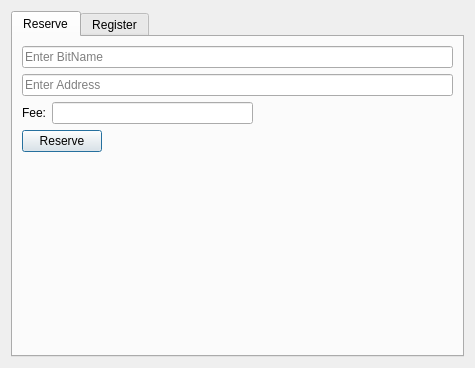
<?xml version="1.0" encoding="UTF-8"?>
<ui version="4.0">
 <class>RegisterBitNameDialog</class>
 <widget class="QDialog" name="RegisterBitNameDialog">
  <property name="geometry">
   <rect>
    <x>0</x>
    <y>0</y>
    <width>475</width>
    <height>368</height>
   </rect>
  </property>
  <property name="windowTitle">
   <string>Register BitName</string>
  </property>
  <layout class="QVBoxLayout" name="verticalLayout">
   <item>
    <widget class="QTabWidget" name="tabWidget">
     <property name="currentIndex">
      <number>0</number>
     </property>
     <widget class="QWidget" name="tab">
      <attribute name="title">
       <string>Reserve</string>
      </attribute>
      <layout class="QVBoxLayout" name="verticalLayout_2">
       <item>
        <widget class="QLineEdit" name="lineEditReserveName">
         <property name="placeholderText">
          <string>Enter BitName</string>
         </property>
        </widget>
       </item>
       <item>
        <widget class="QLineEdit" name="lineEditReserveAddress">
         <property name="placeholderText">
          <string>Enter Address</string>
         </property>
        </widget>
       </item>
       <item>
        <layout class="QHBoxLayout" name="horizontalLayout">
         <property name="bottomMargin">
          <number>0</number>
         </property>
         <item>
          <widget class="QLabel" name="label">
           <property name="text">
            <string>Fee:</string>
           </property>
          </widget>
         </item>
         <item>
          <widget class="AmountField" name="amountReserveFee"/>
         </item>
         <item>
          <spacer name="horizontalSpacer">
           <property name="orientation">
            <enum>Qt::Horizontal</enum>
           </property>
           <property name="sizeHint" stdset="0">
            <size>
             <width>40</width>
             <height>20</height>
            </size>
           </property>
          </spacer>
         </item>
        </layout>
       </item>
       <item>
        <widget class="QPushButton" name="pushButtonReserve">
         <property name="sizePolicy">
          <sizepolicy hsizetype="Maximum" vsizetype="Fixed">
           <horstretch>0</horstretch>
           <verstretch>0</verstretch>
          </sizepolicy>
         </property>
         <property name="text">
          <string>Reserve</string>
         </property>
        </widget>
       </item>
       <item>
        <spacer name="verticalSpacer">
         <property name="orientation">
          <enum>Qt::Vertical</enum>
         </property>
         <property name="sizeHint" stdset="0">
          <size>
           <width>20</width>
           <height>40</height>
          </size>
         </property>
        </spacer>
       </item>
      </layout>
     </widget>
     <widget class="QWidget" name="tab_2">
      <attribute name="title">
       <string>Register</string>
      </attribute>
      <layout class="QVBoxLayout" name="verticalLayout_3">
       <item>
        <widget class="QLineEdit" name="lineEditRegisterName">
         <property name="placeholderText">
          <string>Enter BitName</string>
         </property>
        </widget>
       </item>
       <item>
        <widget class="QLineEdit" name="lineEditCommitment">
         <property name="placeholderText">
          <string>Enter Commitment</string>
         </property>
        </widget>
       </item>
       <item>
        <widget class="QLineEdit" name="lineEditIPv4">
         <property name="placeholderText">
          <string>Enter IPv4 Address</string>
         </property>
        </widget>
       </item>
       <item>
        <widget class="QLineEdit" name="lineEditRegisterAddress">
         <property name="placeholderText">
          <string>Enter Address</string>
         </property>
        </widget>
       </item>
       <item>
        <layout class="QHBoxLayout" name="horizontalLayout_2">
         <item>
          <widget class="QLabel" name="label_2">
           <property name="text">
            <string>Fee:</string>
           </property>
          </widget>
         </item>
         <item>
          <widget class="AmountField" name="amountRegisterFee"/>
         </item>
         <item>
          <spacer name="horizontalSpacer_2">
           <property name="orientation">
            <enum>Qt::Horizontal</enum>
           </property>
           <property name="sizeHint" stdset="0">
            <size>
             <width>40</width>
             <height>20</height>
            </size>
           </property>
          </spacer>
         </item>
        </layout>
       </item>
       <item>
        <widget class="QPushButton" name="pushButtonRegister">
         <property name="sizePolicy">
          <sizepolicy hsizetype="Maximum" vsizetype="Fixed">
           <horstretch>0</horstretch>
           <verstretch>0</verstretch>
          </sizepolicy>
         </property>
         <property name="text">
          <string>Register</string>
         </property>
        </widget>
       </item>
       <item>
        <spacer name="verticalSpacer_2">
         <property name="orientation">
          <enum>Qt::Vertical</enum>
         </property>
         <property name="sizeHint" stdset="0">
          <size>
           <width>20</width>
           <height>40</height>
          </size>
         </property>
        </spacer>
       </item>
      </layout>
     </widget>
    </widget>
   </item>
  </layout>
 </widget>
 <customwidgets>
  <customwidget>
   <class>AmountField</class>
   <extends>QLineEdit</extends>
   <header location="global">qt/amountfield.h</header>
  </customwidget>
 </customwidgets>
 <resources/>
 <connections/>
</ui>
